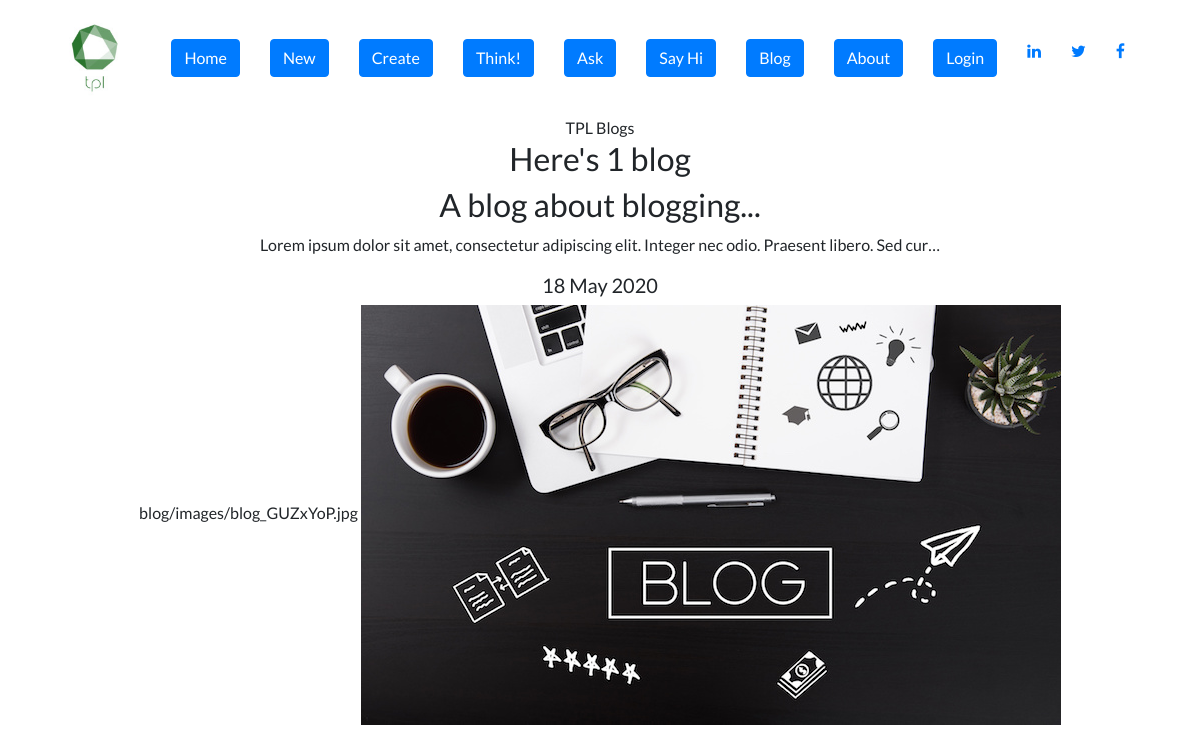
Screenshot of /blog/ with the database file from the repository.
### blog_p/models.py (models this page shows, shortened)
class Blog(models.Model):
    title = models.CharField(max_length=200)
    description = models.TextField(max_length=400)
    image = models.ImageField(upload_to='blog/images/')
    url = models.URLField(blank=True)
    date = models.DateField()

### blog_p/views.py (the view)
# urls.py: path('',views.all_blogs, name='all_blogs'),
def all_blogs(request):
    blogs = Blog.objects.order_by('-date') #orders by most recent dates and limits to forst 5
    return render(request,'blogs/all_blogs.html', {'blogs':blogs})

### blog_p/templates/blogs/all_blogs.html (shortened to what this page needs)
{% extends 'main/base.html'%}
{% block content %}
    <h1>TPL Blogs</h1>
    <h2>Here's {{ blogs.count }} blog{{ blogs.count|pluralize }}</h2>
    {% for blog in blogs %}
    <h2>{{ blog.title }}</h2>
    <p>{{ blog.description|truncatechars:100 }}</p>
    <h5>{{ blog.date|date:'d M Y' }}</h5>
    {{ blog.image }}
    <a href="{% url 'blog:detail' blog.id %}"<h1><img src="{{ blog.image.url }}"></h1></a>
    {% endfor %}
{% endblock %}

### main/templates/main/base.html (shortened to what this page needs)
{% load static %}
<!doctype html>
<html lang="en">
<head>
  <link rel="stylesheet" href="https://stackpath.bootstrapcdn.com/bootstrap/4.4.1/css/bootstrap.min.css">
  <link rel="stylesheet" href="{% static 'main/custom.css' %}">
</head>
<body>
  <nav id="topNav" class="navbar navbar-expand-md navbar-light">
      <div class="container">
          <img src="{% static 'main/tpl_logo.jpg' %}" width="100" Height="100" class="d-inline-block align-top" href="{% url 'home' %}"</img>
        <div class="collapse navbar-collapse text-center" id="navbarNav">
          <ul class="navbar-nav ml-auto">
            <li class="nav-item">
              <a href="{% url 'home' %}" style="margin-right:30px;width:120" class="btn btn-primary">Home</a>
            </li>
            <li class="nav-item">
              <a href="{% url 'home' %}" style="margin-right:30px;width:120" class="btn btn-primary">New</a>
            </li>
            <li class="nav-item">
              <a href="{% url 'home' %}" style="margin-right:30px;width:120" class="btn btn-primary">Create</a>
            </li>
            <li class="nav-item">
              <a href="{% url 'home' %}" style="margin-right:30px;width:120" class="btn btn-primary">Think!</a>
            </li>
            <li class="nav-item">
              <a href="{% url 'about' %}" style="margin-right:30px;width:120" class="btn btn-primary">Ask</a>
            </li>
            <li class="nav-item">
              <a href="{% url 'about' %}" style="margin-right:30px;width:120" class="btn btn-primary">Say Hi</a>
            </li>
            <li class="nav-item">
              <a href="{% url 'blog:all_blogs' %}" style="margin-right:30px;width:120" class="btn btn-primary">Blog</a>
            </li>
            <li class="nav-item">
              <a href="{% url 'about' %}" style="margin-right:30px;width:120" class="btn btn-primary">About</a>
            </li>
            <li class="nav-item">
              <a href="{% url 'about' %}" style="margin-right:30px;width:120" class="btn btn-primary">Login</a>
            </li>
            <li class="nav-item">
              <a href="https://www.linkedin.com/in/michael-irwin-0186b11a9/" style="margin-right: 30px" target="_blank" class="fa fa-linkedin"></a>
            </li>
            <li class="nav-item">
              <a  href="https://twitter.com/cigaw" style="margin-right: 30px" target="_blank" class="fa fa-twitter"></a>
            </li>
            <li>
              <a href="https://www.facebook.com/?stype=lo&jlou=AferkZcEEGYbJfkB6WtClF26B4yKtow0X0YM6vF4kTPn3tEGgNIduzqHbhKm6xylFZ--npl2go8fBMEHc3sYzd8m8WRnhcAb_3gyphryvLzSFA&smuh=55435&lh=Ac-yTp0ti9emU0l2"
              style="margin-right: 30px" target="_blank" class="fa fa-facebook"></a>
            </li>
          </ul>
        </div>
      </div>
    </nav>
<div class="container text-center"
{% block content %}{% endblock %}
<link rel="stylesheet" href="https://cdnjs.cloudflare.com/ajax/libs/font-awesome/4.7.0/css/font-awesome.min.css">
</div>
</body>
</html>

### main/static/main/custom.css (style rules this page uses)
body { font-family: 'Lato', sans-serif; }

### main/templates/main/base.html (style rules this page uses)
.btn-primary, .btn-primary:hover, .btn-primary:active, .btn-primary:visited, .btn-primary:focus { color: orange; transition-duration: 0.4s; background-color: #130f70; border-color: #130f70; }

### rows the page displays
Blog: title "A blog about blogging...", description "Lorem ipsum dolor sit amet, consectetur adipiscing elit. Integer nec odio. Praesent libero. Sed cur…", date "18 May 2020", image "blog/images/blog_GUZxYoP.jpg", image (picture)

### other values shown
{{ blogs.count }} "1"
